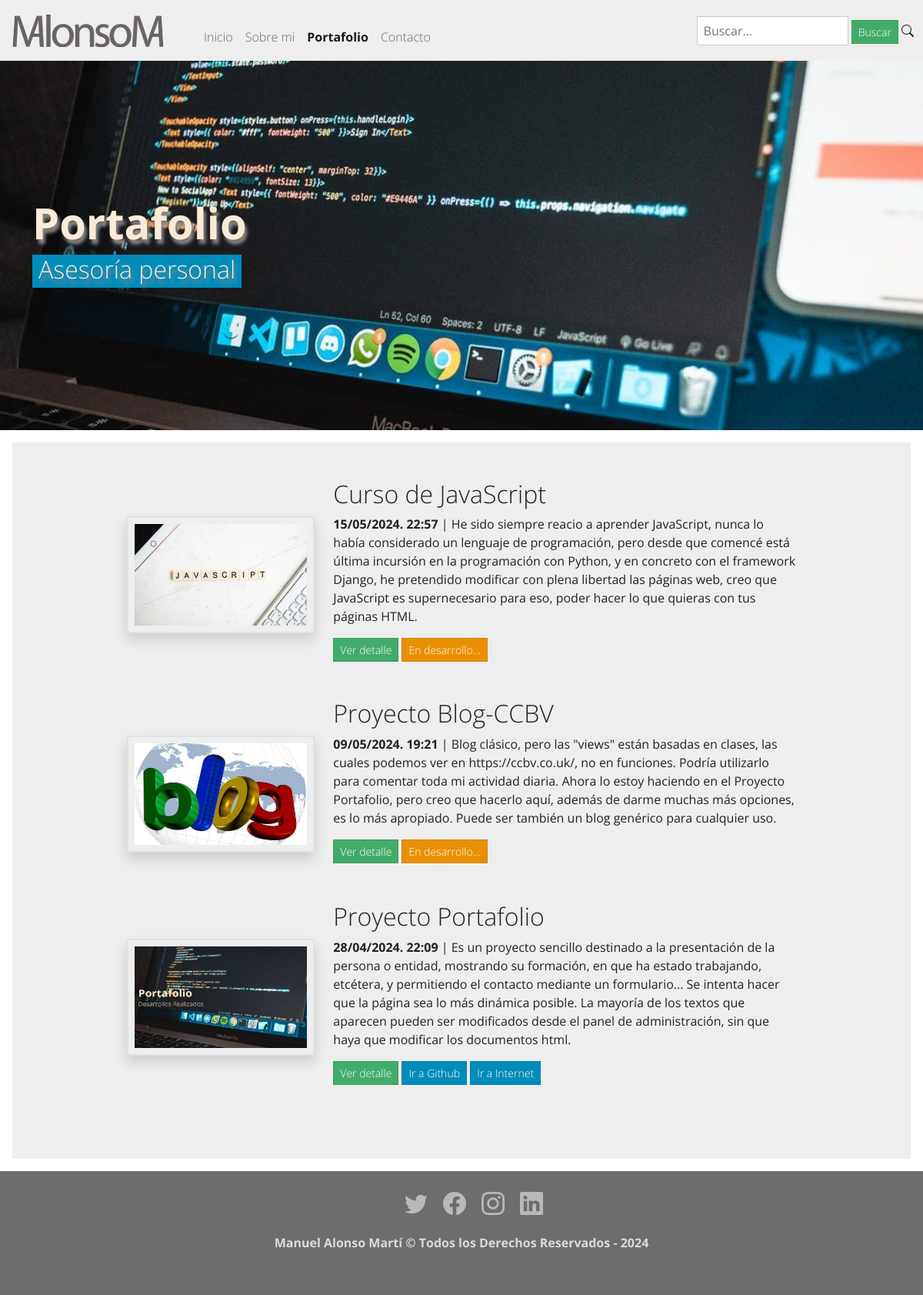
/portfolio/, run on an earlier commit of the app's database.
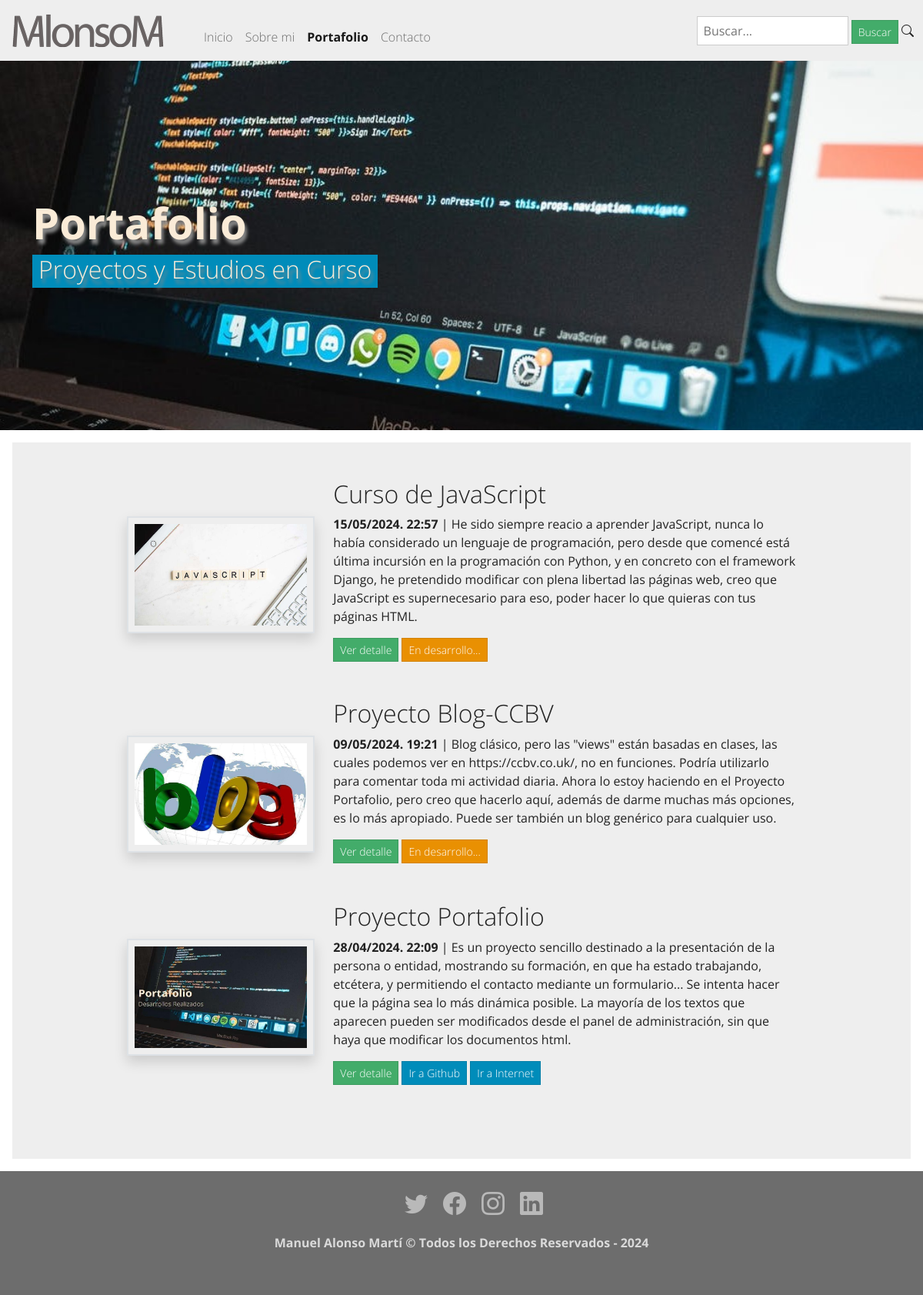
And on a later commit of the database.
### backgrounds/models.py (models this page shows, shortened)
class BackgroundImage(models.Model):
    name= models.CharField(unique=True,max_length=150, verbose_name='Nombre')
    image=models.ImageField(storage=OverwriteStorage(),upload_to=profile_picture_path,verbose_name='Imagen')
    title = models.CharField(max_length=100, blank=True, null=True, verbose_name='titular')
    subtitle = models.CharField(max_length=100, blank=True, null=True, verbose_name='subtitular')
    sentence = models.TextField(max_length=400, blank=True, null=True, verbose_name='Frase')
    created = models.DateTimeField(verbose_name="Fecha de Creación", auto_now=False, auto_now_add=True)
    updated = models.DateTimeField(auto_now=True, verbose_name='Fecha Modificación')
    class Meta:
        verbose_name = 'titular e imagen de fondo'
        verbose_name_plural = 'titulares e imágenes de fondo'

### portfolio/models.py (models this page shows, shortened)
class Project(models.Model):
    title = models.CharField(max_length=150, verbose_name='Título')
    description = models.TextField(validators=[MaxLengthValidator(400)], verbose_name='Descripción')
    detalle = RichTextField(verbose_name='Detalle')
    image = models.ImageField(default='default.jpg',upload_to=profile_picture_path, verbose_name='Imagen')
    pie = models.CharField(max_length=100, blank=True, null=True, verbose_name='pie')
    autor = models.CharField(max_length=100, blank=True, null=True, verbose_name='autor')
    link = models.URLField(max_length=180, blank=True, null=True, verbose_name='Enlace Github')
    link_i = models.URLField(max_length=180, blank=True, null=True, verbose_name='Enlace Web')
    created = models.DateTimeField(auto_now_add=True, verbose_name='Fecha Creación')
    updated = models.DateTimeField(auto_now=True, verbose_name='Fecha Modificación')
    class Meta:
        verbose_name = 'proyecto'
        verbose_name_plural = 'proyectos'
        ordering = ['-created']

### portfolio/views.py (the view)
# urls.py: path('portfolio/', portfolio_views.portfolio, name='portfolio'),
def portfolio(request):
    projects = Project.objects.all()
    backgrounds=BackgroundImage.objects.all()
    return render(request, 'portfolio/portfolio.html', {'projects':projects, 'backgrounds':backgrounds})

### redsocial/processors.py (called while the page is built)
def ctx_dict(request):
    ctx = {}
    links = Link.objects.all()
    for link in links:
        ctx[link.key] = link.url
    return ctx

### portfolio/templates/portfolio/portfolio.html (shortened to what this page needs)
{% extends 'core/base.html' %}
{% block image-header %} portfolio {% endblock %}
{% block title-header %}
{% for background in backgrounds %}
    {% if background.name == "portfolio" %}
        <div>
            <h1 class="display-4 fw-bold">{{background.title}}</h1>
        </div>
        <div>
            <h3 class="fs-2 bg-primary d-inline-block px-2 pb-1">{{background.subtitle}}</h3>
        </div>
    {% endif %}
{% endfor %}
{% endblock %}
{% load static %}
{% block content %}
{% for project in projects %}
    <div class="row project mb-5">
        <div class="col-lg-3 col-md-4 offset-lg-1">
            <img class="img-fluid mt-5 border border-2 shadow p-2 mb-3" src="{{ project.image.url }}" alt="">
        </div>
        <div class="col-lg-7 col-md-8">
            <h2 class="section-heading title">{{ project.title }}</h2>
            <p><strong>{{project.created | date:"d/m/Y. H:i"}}</strong> | {{ project.description }}</p>
            <a class="btn btn-sm btn-success" href={% url 'detail_project' project.id %}>Ver detalle</a>
            {% if project.link %}
                <a class="btn btn-sm btn-primary" href="{{ project.link }}" target='_blank'>Ir a Github</a>
                <a class="btn btn-sm btn-primary" href="{{ project.link_i }}" target='_blank'>Ir a Internet</a>
            {% else %}
                <a class="btn btn-sm btn-warning">En desarrollo...</a>
            {% endif %}
        </div>
    </div>
{% endfor %}
{% endblock %}

### core/templates/core/base.html (shortened to what this page needs)
<!DOCTYPE html>
<html lang="es">
<head>
    {% load static %}
    <link href={% static 'core/css/bootstrap.min.css' %} rel="stylesheet">
    <link rel="stylesheet" href="https://cdn.jsdelivr.net/npm/bootstrap-icons@1.9.1/font/bootstrap-icons.css">
    <link rel="stylesheet" href="https://cdnjs.cloudflare.com/ajax/libs/font-awesome/5.15.3/css/all.min.css" />
    <link rel="stylesheet" href={% static 'core/css/app.css' %}>
</head>
<body>
    <nav class="navbar navbar-expand-lg bg-light">
        <div class="container-fluid">
            <a class="navbar-brand" href='/admin/'><image src="{% static 'core/img/logotipo33.png' %}"></a>
            <div class="collapse navbar-collapse" id="navbarNavAltMarkup">
                <div class="navbar-nav mt-3 ms-4">
                    <a class="nav-link {% if request.path == "/" %}active fw-bold{%endif%}" aria-current="page" href={% url 'home' %}>Inicio</a>
                    <a class="nav-link {% if request.path == "/about/" %}active fw-bold{%endif%}" href={% url 'about' %}>Sobre mi</a>
                    <a class="nav-link {% if request.path == "/portfolio/" or "project" in request.path %}active fw-bold{%endif%}" href={% url 'portfolio' %}>Portafolio</a>
                    <a class="nav-link {% if request.path == "/contact/" %}active fw-bold{%endif%}" href={% url 'contact' %}>Contacto</a>
                </div>
            </div>
            {%if request.path == "/portfolio/" %}
               <form class="ms-2" action="{% url 'search' %}" method="GET">
                    <input type="text" class="form-control2" placeholder="Buscar..." name="search" value = "{{ request.GET.search }}">
                    <button type="submit" class="btn btn-sm btn-success">Buscar</button>
                    <i class="bi bi-search"></i>
                </form>
            {%endif%}
        </div>
    </nav>
    <div class="{% block image-header %} {% endblock %} imagen-fondo">
        <div class="container">
            <div class="row">
                <div class="col-12 titulos">
                    {% block title-header %} {% endblock %}
                </div>
            </div>
        </div>
    </div>
    <div class="position-relative overflow-hidden p-3 p-md-5 m-md-3 bg-light">
        <div class="container ">
            {% block content %} {% endblock %}
        </div>
    </div>
    <footer class="footer">
        <div class="footer__redes">
            <ul class="footer__lista">
                {% if LINK_TWITTER %}
                <li class="footer__item">
                    <a class="footer__icono" href={{ LINK_TWITTER }}><i class="bi bi-twitter"></i></a>
                </li>
                {% endif %}
                {% if LINK_FACEBOOK %}
                <li class="footer__item">
                    <a class="footer__icono" href={{ LINK_FACEBOOK }}><i class="bi bi-facebook"></i></a>
                </li>
                {% endif %}
                {% if LINK_INSTAGRAM %}
                <li class="footer__item">
                    <a class="footer__icono" href={{ LINK_INSTAGRAM }}><i class="bi bi-instagram"></i></a>
                </li>
                {% endif %}
                {% if LINK_LINKEDIN %}
                <li class="footer__item">
                    <a class="footer__icono" href={{ LINK_LINKEDIN }}><i class="bi bi-linkedin"></i></a>
                </li>
                {% endif %}
            </ul>
        </div>
        <div class="footer__texto">
            <p>Manuel Alonso Martí &copy; Todos los Derechos Reservados - 2024</p>
        </div>
    </footer>
</body>
</html>

### core/static/core/css/app.css (style rules this page uses)
.portfolio { background-image: url(../../../media/backgrounds/portfolio.jpg); }
.imagen-fondo { background-position: center center; min-height: 60vh; background-attachment:scroll; background-size: cover; background-repeat: no-repeat; }
.titulos { color: antiquewhite; display: flex; flex-direction: column; justify-content: center; min-height: 60vh; text-shadow: 3px 6px 4px #888; }
.footer { grid-area: footer; background-color: #6d6d6d; color: #dadada; display: flex; flex-direction: column; align-items: center; justify-content: center; width: 100%; padding-top: 20px; padding-bottom: 20px; }
.footer__texto { font-weight: 700; margin-bottom: 20px; text-align: center; }
.footer__lista { text-decoration: none; display: flex; list-style: none; justify-content: center; }
.footer__icono { color: #b9b9b9; font-size: 30px; padding: 0 10px; display: block; }
.form-control2 { display:inline !important; max-width:80% !important; padding: .375rem .5rem; font-size: 1rem; font-weight: 400; line-height: 1.5; color: #222; background-color: #fff; background-clip: padding-box; border: 1px solid #ccc; -webkit-appearance: none; -moz-appearance: none; -webkit-appearance: none; -moz-appearance: none; appearance: none; border-radius: 0; transition: border-color .15s ease-in-out,box-shadow .15s ease-in-out; }

What changed in the data, as far as the page shows it:
changed BackgroundImage "Portafolio": subtitle "Asesoría personal" → "Proyectos y Estudios en Curso"
